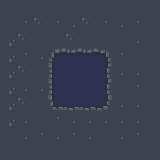

This game map was drawn from its Tiled (.tmx) file and the tilesets committed beside it. A one-line description and the trimmed map source follow:
An orthogonal 10x10 tile map with 16x16 px tiles, 1 tile layer (Kachelebene 1).

<map version="1.0" orientation="orthogonal" renderorder="right-down" width="10" height="10" tilewidth="16" tileheight="16" nextobjectid="1">
 <tileset firstgid="1" name="dungeon_tiles_compact_and_varied" tilewidth="16" tileheight="16">
  <image source="dungeon_tiles_compact_and_varied.png" trans="000000" width="336" height="104" />
 </tileset>
 <layer name="Kachelebene 1" width="10" height="10">
  <data>[100 cells, 100 non-empty, 14 distinct tile ids]</data>
 </layer>
</map>
